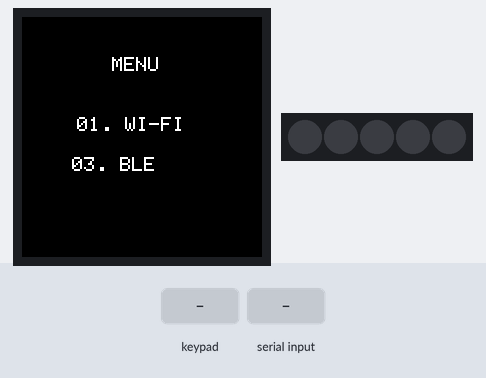
Simulated run of this sketch. Board: Arduino MKR. Shown: 240×240 colour display, 5 RGB LEDs in strip order, left to right. Inputs (shaded band) come from the test bench. WiFi joins after 1.5 s; servers stay silent unless stated; a WiFi scan finds three made-up networks; nothing arrives over Bluetooth unless stated; a phone connects over Bluetooth LE 3 s after start; what the sketch prints to the serial monitor is not drawn.

Above: at 1.4 s.
1.5 s: key '1' pressed
At 2.8 s:
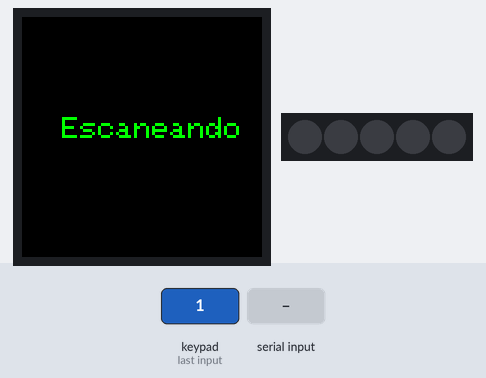
4.5 s: "1\n" received over Serial
At 5.3 s:
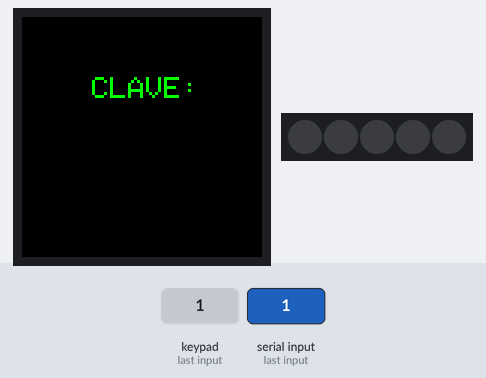
6.0 s: "m\n" received over Serial
At 6.6 s:
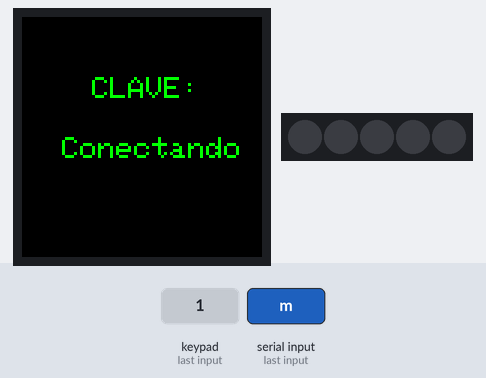
9.0 s: "m\n" received over Serial
At 9.7 s:
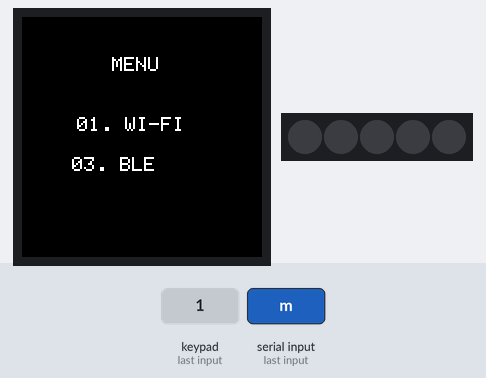
10.5 s: key '3' pressed
At 14.4 s:
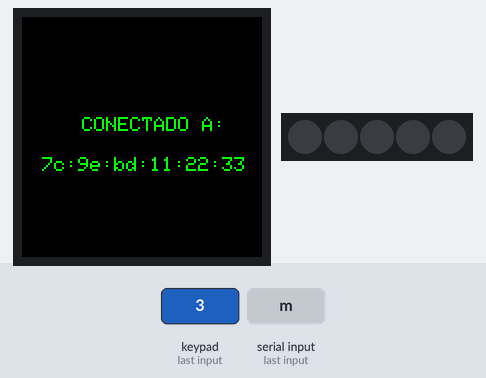
Timing chart, 0 to 15.9 s (numbered marks = the images above; inputs shaded):
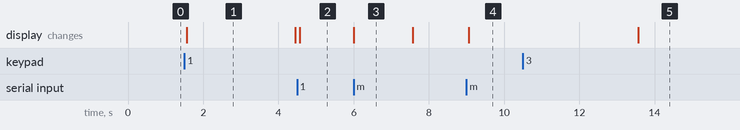

Measured:
- after the input at 1.5 s, the display: changes after 0.06 s (image 1)
- after the input at 4.5 s, the display: changes after 0.07 s (image 2)
- after the input at 6.0 s, the display: changes at once (image 3)
- after the input at 9.0 s, the display: changes after 0.06 s (image 4)
- after the input at 10.5 s, the display: changes after 3.1 s (image 5)
- what the display in image 1 shows lasts 2.8 s, from 1.6 s to 4.4 s
- what the display in image 3 shows lasts 1.6 s, from 6.0 s to 7.6 s

The sketch:

Practica4.ino
```cpp
#include <Arduino_MKRIoTCarrier.h>
#include <WiFiNINA.h>
#include <ArduinoBLE.h>

MKRIoTCarrier carrier;
int buttonPressed = -1;
String ssidList[6];
int rssiList[6];
int channelList[6];
int networkCount = 0;
int currentSelection = 0;
BLEDevice devices[20]; // Aumentado el límite a 20 para más dispositivos
int deviceCount = 0;
BLEService genericService("180A");
BLEStringCharacteristic readWriteCharacteristic("2A29", BLERead | BLEWrite, 20);
bool bleConnected = false;

void setup() {
  Serial.begin(9600);
  while (!Serial);
  if (!carrier.begin()) {
    Serial.println("ERROR CARRIER");
    while (1);
  }

  if (!BLE.begin()) {
    Serial.println("ERROR INICIANDO BLE");
    while (1);
  }

  Serial.println(".................................................................................................................................................................................");
  showMenu();
}

void loop() {
  carrier.Buttons.update();
  if (carrier.Buttons.onTouchDown(TOUCH1)) {
    buttonPressed = 1;
  } else if (carrier.Buttons.onTouchDown(TOUCH3)) {
    buttonPressed = 3;
  } else if (carrier.Buttons.onTouchDown(TOUCH2)) {
    buttonPressed = -1;
    showMenu();
    return;
  }

  if (buttonPressed == 1) {
    buttonPressed = -1;
    handleWiFi();
  } else if (buttonPressed == 3) {
    buttonPressed = -1;
    handleBLE();
  }
}

void showMenu() {
  carrier.display.fillScreen(ST77XX_BLACK);
  carrier.display.setTextColor(ST77XX_WHITE);
  carrier.display.setTextSize(2);
  carrier.display.setCursor(90, 40);
  carrier.display.println("MENU");

  carrier.display.setCursor(55, 100);
  carrier.display.setTextColor(ST77XX_WHITE);
  carrier.display.println("01. WI-FI");

  carrier.display.setCursor(50, 140);
  carrier.display.setTextColor(ST77XX_WHITE);
  carrier.display.println("03. BLE");
}

void handleWiFi() {
  carrier.display.fillScreen(ST77XX_BLACK);
  carrier.display.setCursor(40, 100);
  carrier.display.setTextSize(3);
  carrier.display.setTextColor(ST77XX_GREEN);
  carrier.display.println("Escaneando");

  networkCount = min(WiFi.scanNetworks(), 6);
  if (networkCount == 0) {
    Serial.println("...");
    carrier.display.println("NO SE ENCONTRO NADA");
    delay(2000);
    showMenu();
    return;
  }

  for (int i = 0; i < networkCount && i < 6; i++) {
    ssidList[i] = WiFi.SSID(i);
    rssiList[i] = WiFi.RSSI(i);
    channelList[i] = WiFi.channel(i);
  }

  Serial.println("ENCONTRADAS:");
  for (int i = 0; i < networkCount; i++) {
    Serial.print(i + 1);
    Serial.print(") SSID: ");
    Serial.print(ssidList[i]);
    Serial.print(" RSSI: ");
    Serial.print(rssiList[i]);
    Serial.print(" CH: ");
    Serial.println(channelList[i]);
  }

  selectNetwork();
}

void selectNetwork() {
  currentSelection = 0;
  bool networkSelected = false;

  while (!networkSelected) {
    carrier.display.fillScreen(ST77XX_BLACK);
    carrier.display.setTextSize(1);
    for (int i = 0; i < networkCount && i < 6; i++) {
      carrier.display.setCursor(40, 40 + i * 30);
      if (i == currentSelection) {
        carrier.display.setTextColor(ST77XX_GREEN);
      } else {
        carrier.display.setTextColor(ST77XX_WHITE);
      }
      carrier.display.println(ssidList[i]);
    }

    carrier.Buttons.update();

    if (carrier.Buttons.onTouchDown(TOUCH3)) {
      currentSelection = (currentSelection + 1) % networkCount;
    } else if (carrier.Buttons.onTouchDown(TOUCH1)) {
      currentSelection = (currentSelection - 1 + networkCount) % networkCount;
    } else if (carrier.Buttons.onTouchDown(TOUCH0)) {
      networkSelected = true;
    }

    if (Serial.available() > 0) {
      String input = Serial.readStringUntil('\n');
      if (input.toInt() > 0 && input.toInt() <= networkCount) {
        currentSelection = input.toInt() - 1;
        networkSelected = true;
      } else if (input.equalsIgnoreCase("m")) {
        showMenu();
        return;
      }
    }
  }

  connectToNetwork(currentSelection);
}

void connectToNetwork(int index) {
  carrier.display.fillScreen(ST77XX_BLACK);
  carrier.display.setTextSize(3);
  carrier.display.setCursor(70, 60);
  carrier.display.setTextColor(ST77XX_GREEN);
  carrier.display.println("CLAVE: ");
  Serial.print("CONTRASEÑA: ");
  Serial.print(ssidList[index]);
  Serial.print(": ");

  while (!Serial.available());
  String password = Serial.readStringUntil('\n');
  carrier.display.setTextSize(3);
  carrier.display.setCursor(40, 120);
  carrier.display.println("Conectando");
  Serial.println("Conectando");
  WiFi.begin(ssidList[index].c_str(), password.c_str());

  int attempts = 0;
  while (WiFi.status() != WL_CONNECTED && attempts < 6) {
    delay(1000);
    Serial.print(".");
    attempts++;
  }

  if (WiFi.status() == WL_CONNECTED) {
    Serial.println("CONECTADO");
    Serial.print("Direccion IP: ");
    Serial.println(WiFi.localIP());

    carrier.display.fillScreen(ST77XX_BLACK);
    carrier.display.setTextSize(2);
    carrier.display.setCursor(70, 80);
    carrier.display.setTextColor(ST77XX_GREEN);
    carrier.display.println("CONECTADO");
    carrier.display.setCursor(20, 120);
    carrier.display.setTextColor(ST77XX_GREEN);
    carrier.display.print("IP: ");
    carrier.display.println(WiFi.localIP());

    while (true) {
      if (Serial.available() > 0) {
        String input = Serial.readStringUntil('\n');
        if (input.equalsIgnoreCase("m")) {
          WiFi.disconnect();
          Serial.println(".................................................................................................................................................................................");
          showMenu();
          return;
        }
      }
    }
  } else {
    Serial.println("FALLO");
    carrier.display.fillScreen(ST77XX_RED);
    carrier.display.setTextSize(3);
    carrier.display.setCursor(80, 100);
    carrier.display.setTextColor(ST77XX_WHITE);
    carrier.display.println("FALLO");
    delay(2000);
    Serial.println(".................................................................................................................................................................................");
    showMenu();
  }
}

void handleBLE() {
  BLE.setLocalName("CARRIER");
  BLE.setAdvertisedService(genericService);
  genericService.addCharacteristic(readWriteCharacteristic);
  BLE.addService(genericService);
  BLE.advertise();

  Serial.println("Listo para conectarse");
  carrier.display.fillScreen(ST77XX_BLACK);
  carrier.display.setCursor(60, 100);
  carrier.display.setTextSize(2);
  carrier.display.setTextColor(ST77XX_GREEN);
  carrier.display.println("Disponible");

  while (true) {
    BLEDevice central = BLE.central();

    if (central) {
      bleConnected = true;
      Serial.print("CONECTADO A: ");
      Serial.println(central.address());
      carrier.display.fillScreen(ST77XX_BLACK);
      carrier.display.setCursor(60, 100);
      carrier.display.setTextSize(2);
      carrier.display.setTextColor(ST77XX_GREEN);
      carrier.display.println("CONECTADO A: ");
      carrier.display.setCursor(20, 140);
      carrier.display.println(central.address());

      while (central.connected()) {
        if (Serial.available()) {
          String input = Serial.readStringUntil('\n');
          if (input.equalsIgnoreCase("m")) {
            BLE.stopAdvertise();
            BLE.disconnect();
            bleConnected = false;
            showMenu();
            return;
          }
        }
      }

      Serial.println("DESCONECTADO");
      carrier.display.fillScreen(ST77XX_RED);
      carrier.display.setCursor(50, 100);
      carrier.display.setTextSize(2);
      carrier.display.setTextColor(ST77XX_WHITE);
      carrier.display.println("DESCONECTADO");
      delay(2000);
      showMenu();
      return;
    }
  }
}
```
